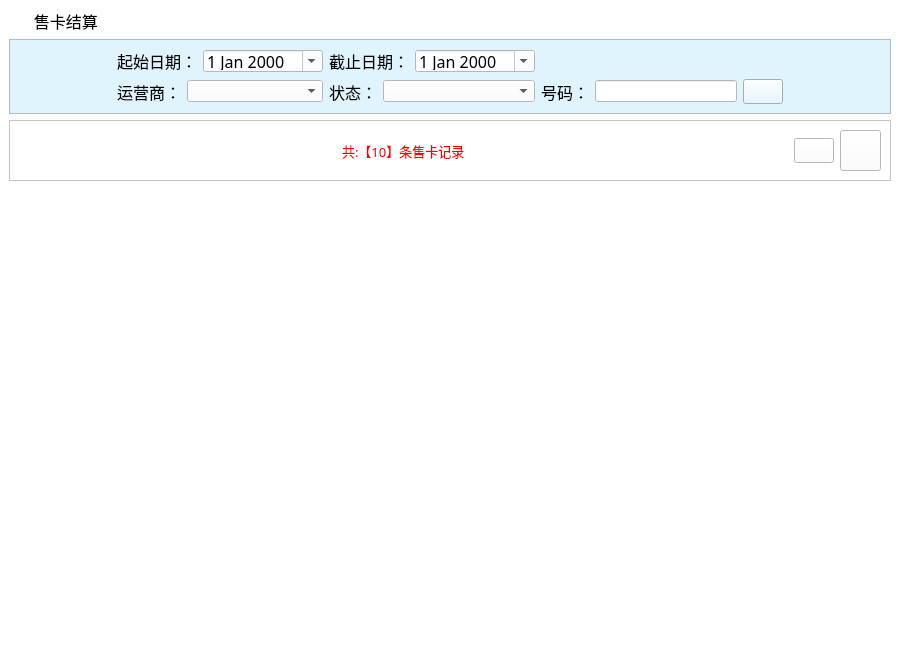
<?xml version="1.0" encoding="UTF-8"?>
<ui version="4.0">
 <class>skjx_ScrollArea</class>
 <widget class="QScrollArea" name="skjx_ScrollArea">
  <property name="geometry">
   <rect>
    <x>0</x>
    <y>0</y>
    <width>900</width>
    <height>650</height>
   </rect>
  </property>
  <property name="windowTitle">
   <string>ScrollArea</string>
  </property>
  <property name="styleSheet">
   <string notr="true">background-color: rgb(255, 255, 255);</string>
  </property>
  <property name="frameShape">
   <enum>QFrame::NoFrame</enum>
  </property>
  <property name="widgetResizable">
   <bool>true</bool>
  </property>
  <widget class="QWidget" name="scrollAreaWidgetContents">
   <property name="geometry">
    <rect>
     <x>0</x>
     <y>0</y>
     <width>900</width>
     <height>650</height>
    </rect>
   </property>
   <layout class="QGridLayout" name="gridLayout">
    <item row="0" column="0">
     <widget class="QLabel" name="label">
      <property name="font">
       <font>
        <family>微软雅黑</family>
        <pointsize>12</pointsize>
       </font>
      </property>
      <property name="styleSheet">
       <string notr="true">background-image: url(:/bg/images/mainframe/navigator.png);
background-repeat: no-repeat;</string>
      </property>
      <property name="text">
       <string>      售卡结算</string>
      </property>
     </widget>
    </item>
    <item row="1" column="0">
     <widget class="QFrame" name="frame">
      <property name="styleSheet">
       <string notr="true">background-color: rgb(223, 244, 252);</string>
      </property>
      <property name="frameShape">
       <enum>QFrame::StyledPanel</enum>
      </property>
      <property name="frameShadow">
       <enum>QFrame::Raised</enum>
      </property>
      <layout class="QGridLayout" name="gridLayout_3">
       <item row="0" column="0">
        <spacer name="horizontalSpacer_8">
         <property name="orientation">
          <enum>Qt::Horizontal</enum>
         </property>
         <property name="sizeHint" stdset="0">
          <size>
           <width>62</width>
           <height>20</height>
          </size>
         </property>
        </spacer>
       </item>
       <item row="0" column="1" colspan="2">
        <widget class="QLabel" name="txiDateStart">
         <property name="font">
          <font>
           <family>宋体</family>
           <pointsize>12</pointsize>
          </font>
         </property>
         <property name="text">
          <string>起始日期：</string>
         </property>
        </widget>
       </item>
       <item row="0" column="3">
        <widget class="QDateEdit" name="txiStartDate">
         <property name="minimumSize">
          <size>
           <width>0</width>
           <height>22</height>
          </size>
         </property>
         <property name="maximumSize">
          <size>
           <width>16777215</width>
           <height>22</height>
          </size>
         </property>
         <property name="font">
          <font>
           <family>宋体</family>
           <pointsize>12</pointsize>
          </font>
         </property>
         <property name="styleSheet">
          <string notr="true">background-color: rgb(255, 255, 255);</string>
         </property>
         <property name="calendarPopup">
          <bool>true</bool>
         </property>
        </widget>
       </item>
       <item row="0" column="4" colspan="2">
        <widget class="QLabel" name="label_30">
         <property name="font">
          <font>
           <family>宋体</family>
           <pointsize>12</pointsize>
          </font>
         </property>
         <property name="text">
          <string>截止日期：</string>
         </property>
        </widget>
       </item>
       <item row="0" column="6">
        <widget class="QDateEdit" name="txiEndDate">
         <property name="minimumSize">
          <size>
           <width>0</width>
           <height>22</height>
          </size>
         </property>
         <property name="maximumSize">
          <size>
           <width>16777215</width>
           <height>22</height>
          </size>
         </property>
         <property name="font">
          <font>
           <family>宋体</family>
           <pointsize>12</pointsize>
          </font>
         </property>
         <property name="styleSheet">
          <string notr="true">background-color: rgb(255, 255, 255);</string>
         </property>
         <property name="calendarPopup">
          <bool>true</bool>
         </property>
        </widget>
       </item>
       <item row="0" column="10">
        <spacer name="horizontalSpacer_10">
         <property name="orientation">
          <enum>Qt::Horizontal</enum>
         </property>
         <property name="sizeHint" stdset="0">
          <size>
           <width>61</width>
           <height>20</height>
          </size>
         </property>
        </spacer>
       </item>
       <item row="1" column="0">
        <spacer name="horizontalSpacer_9">
         <property name="orientation">
          <enum>Qt::Horizontal</enum>
         </property>
         <property name="sizeHint" stdset="0">
          <size>
           <width>62</width>
           <height>20</height>
          </size>
         </property>
        </spacer>
       </item>
       <item row="1" column="1">
        <widget class="QLabel" name="label_26">
         <property name="font">
          <font>
           <family>宋体</family>
           <pointsize>12</pointsize>
          </font>
         </property>
         <property name="text">
          <string>运营商：</string>
         </property>
        </widget>
       </item>
       <item row="1" column="2" colspan="2">
        <widget class="QComboBox" name="cbx_sp">
         <property name="minimumSize">
          <size>
           <width>0</width>
           <height>22</height>
          </size>
         </property>
         <property name="maximumSize">
          <size>
           <width>16777215</width>
           <height>22</height>
          </size>
         </property>
         <property name="font">
          <font>
           <family>宋体</family>
           <pointsize>12</pointsize>
          </font>
         </property>
         <property name="styleSheet">
          <string notr="true">background-color: rgb(255, 255, 255);</string>
         </property>
        </widget>
       </item>
       <item row="1" column="4">
        <widget class="QLabel" name="label_27">
         <property name="font">
          <font>
           <family>宋体</family>
           <pointsize>12</pointsize>
          </font>
         </property>
         <property name="text">
          <string>状态：</string>
         </property>
        </widget>
       </item>
       <item row="1" column="5" colspan="2">
        <widget class="QComboBox" name="cbx_state">
         <property name="minimumSize">
          <size>
           <width>0</width>
           <height>22</height>
          </size>
         </property>
         <property name="maximumSize">
          <size>
           <width>16777215</width>
           <height>22</height>
          </size>
         </property>
         <property name="font">
          <font>
           <family>宋体</family>
           <pointsize>12</pointsize>
          </font>
         </property>
         <property name="styleSheet">
          <string notr="true">background-color: rgb(255, 255, 255);</string>
         </property>
        </widget>
       </item>
       <item row="1" column="7">
        <widget class="QLabel" name="label_28">
         <property name="font">
          <font>
           <family>宋体</family>
           <pointsize>12</pointsize>
          </font>
         </property>
         <property name="text">
          <string>号码：</string>
         </property>
        </widget>
       </item>
       <item row="1" column="8">
        <widget class="QLineEdit" name="txi_no">
         <property name="minimumSize">
          <size>
           <width>0</width>
           <height>22</height>
          </size>
         </property>
         <property name="maximumSize">
          <size>
           <width>16777215</width>
           <height>22</height>
          </size>
         </property>
         <property name="font">
          <font>
           <family>宋体</family>
           <pointsize>12</pointsize>
          </font>
         </property>
         <property name="styleSheet">
          <string notr="true">background-color: rgb(255, 255, 255);</string>
         </property>
         <property name="text">
          <string/>
         </property>
         <property name="maxLength">
          <number>11</number>
         </property>
        </widget>
       </item>
       <item row="1" column="9">
        <widget class="QPushButton" name="btn_search">
         <property name="sizePolicy">
          <sizepolicy hsizetype="Fixed" vsizetype="Fixed">
           <horstretch>0</horstretch>
           <verstretch>0</verstretch>
          </sizepolicy>
         </property>
         <property name="minimumSize">
          <size>
           <width>40</width>
           <height>25</height>
          </size>
         </property>
         <property name="maximumSize">
          <size>
           <width>40</width>
           <height>25</height>
          </size>
         </property>
         <property name="font">
          <font>
           <family>宋体</family>
           <pointsize>14</pointsize>
          </font>
         </property>
         <property name="styleSheet">
          <string notr="true">background-image: url(:/btn/images/mainframe/btn_cx.png);</string>
         </property>
         <property name="text">
          <string/>
         </property>
        </widget>
       </item>
       <item row="1" column="10">
        <spacer name="horizontalSpacer_11">
         <property name="orientation">
          <enum>Qt::Horizontal</enum>
         </property>
         <property name="sizeHint" stdset="0">
          <size>
           <width>61</width>
           <height>20</height>
          </size>
         </property>
        </spacer>
       </item>
      </layout>
     </widget>
    </item>
    <item row="2" column="0">
     <widget class="QFrame" name="frame_2">
      <property name="frameShape">
       <enum>QFrame::StyledPanel</enum>
      </property>
      <property name="frameShadow">
       <enum>QFrame::Raised</enum>
      </property>
      <layout class="QGridLayout" name="gridLayout_2">
       <item row="0" column="0">
        <spacer name="horizontalSpacer_2">
         <property name="orientation">
          <enum>Qt::Horizontal</enum>
         </property>
         <property name="sizeHint" stdset="0">
          <size>
           <width>298</width>
           <height>20</height>
          </size>
         </property>
        </spacer>
       </item>
       <item row="0" column="1">
        <widget class="QLabel" name="txt_rpt_total">
         <property name="font">
          <font>
           <family>宋体</family>
           <pointsize>10</pointsize>
          </font>
         </property>
         <property name="styleSheet">
          <string notr="true">color: rgb(255, 0, 0);</string>
         </property>
         <property name="text">
          <string>共:【10】条售卡记录</string>
         </property>
        </widget>
       </item>
       <item row="0" column="2">
        <spacer name="horizontalSpacer">
         <property name="orientation">
          <enum>Qt::Horizontal</enum>
         </property>
         <property name="sizeHint" stdset="0">
          <size>
           <width>298</width>
           <height>20</height>
          </size>
         </property>
        </spacer>
       </item>
       <item row="0" column="3">
        <widget class="QPushButton" name="btn_refresh">
         <property name="sizePolicy">
          <sizepolicy hsizetype="Fixed" vsizetype="Fixed">
           <horstretch>0</horstretch>
           <verstretch>0</verstretch>
          </sizepolicy>
         </property>
         <property name="minimumSize">
          <size>
           <width>40</width>
           <height>25</height>
          </size>
         </property>
         <property name="maximumSize">
          <size>
           <width>40</width>
           <height>25</height>
          </size>
         </property>
         <property name="sizeIncrement">
          <size>
           <width>0</width>
           <height>0</height>
          </size>
         </property>
         <property name="styleSheet">
          <string notr="true">background-image: url(:/btn/images/mainframe/btn_sx.png);</string>
         </property>
         <property name="text">
          <string/>
         </property>
        </widget>
       </item>
       <item row="0" column="4">
        <widget class="QPushButton" name="btn_print">
         <property name="sizePolicy">
          <sizepolicy hsizetype="Fixed" vsizetype="Fixed">
           <horstretch>0</horstretch>
           <verstretch>0</verstretch>
          </sizepolicy>
         </property>
         <property name="minimumSize">
          <size>
           <width>41</width>
           <height>41</height>
          </size>
         </property>
         <property name="maximumSize">
          <size>
           <width>41</width>
           <height>41</height>
          </size>
         </property>
         <property name="styleSheet">
          <string notr="true">background-image: url(:/btn/images/print.png);</string>
         </property>
         <property name="text">
          <string/>
         </property>
        </widget>
       </item>
      </layout>
     </widget>
    </item>
    <item row="3" column="0">
     <widget class="QTableWidget" name="tableWidget">
      <property name="styleSheet">
       <string notr="true">color: rgb(0, 0, 0);</string>
      </property>
      <property name="frameShape">
       <enum>QFrame::NoFrame</enum>
      </property>
      <property name="gridStyle">
       <enum>Qt::SolidLine</enum>
      </property>
     </widget>
    </item>
   </layout>
  </widget>
 </widget>
 <resources/>
 <connections/>
</ui>
